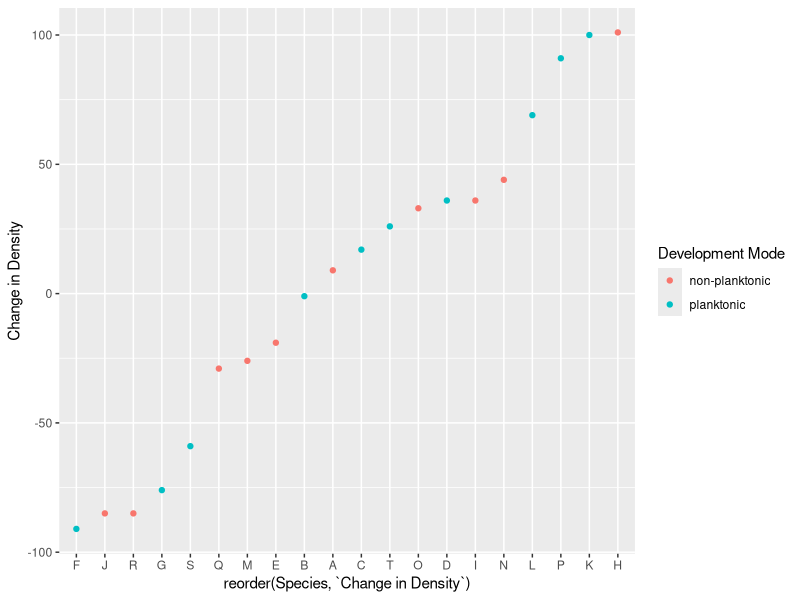
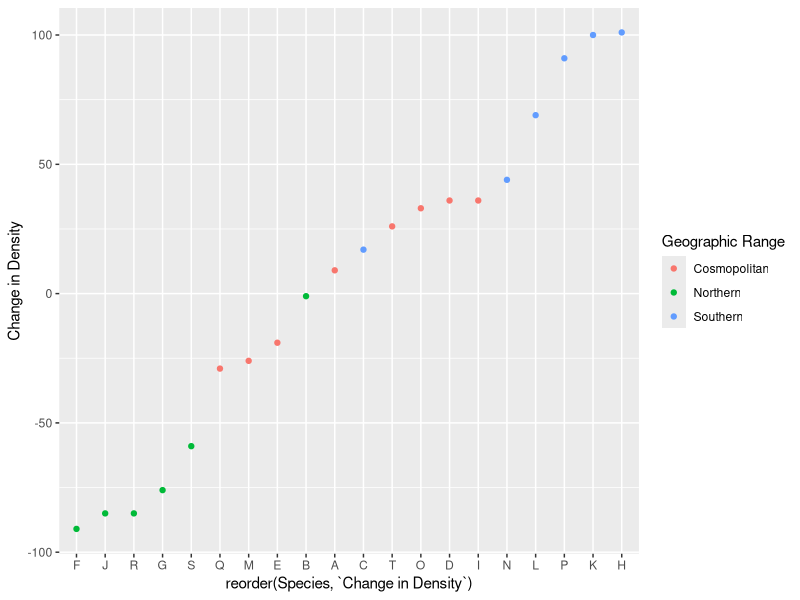
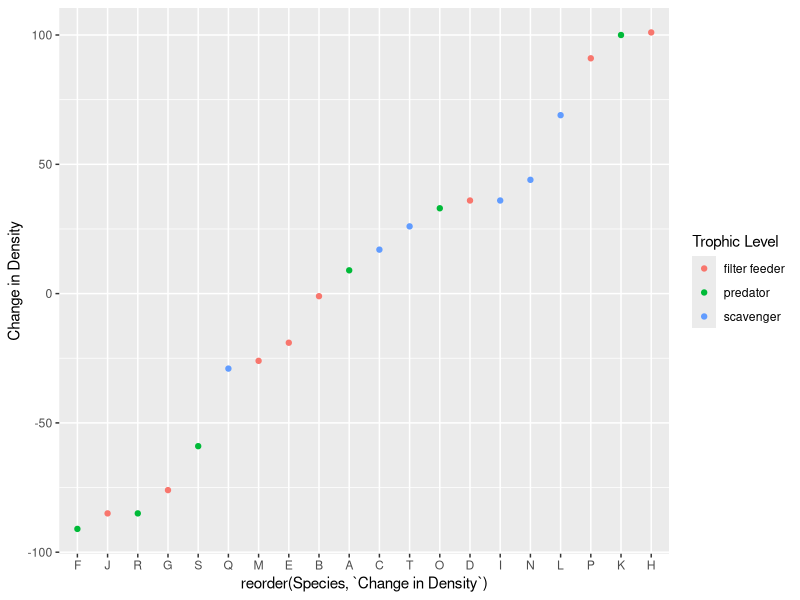

The R source for these figures, in order:
## ---- chunk 1
knitr::opts_chunk$set(echo = TRUE)

library(tidyverse)
library(readxl)
## ---- chunk 2
climate_change <- read_excel("Data_set_2.xlsx", sheet = "Climate change")
## ---- chunk 3
climate_change %>% arrange(`Development Mode`) %>%
  ggplot(aes(x = reorder(Species, `Change in Density`), y = `Change in Density`, color = `Development Mode`)) +
  geom_point()
## ---- chunk 4
climate_change %>%
  ggplot(aes(x = reorder(Species, `Change in Density`), y = `Change in Density`, color = `Geographic Range`)) +
  geom_point()
## ---- chunk 5
climate_change %>%
  ggplot(aes(x = reorder(Species, `Change in Density`), y = `Change in Density`, color = `Trophic Level`)) +
  geom_point()
